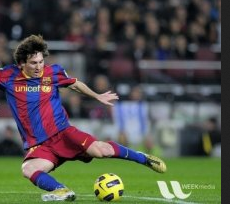
#> input picture Photos/messi.png, 230 x 204 px
$ python edges.py
#> lines starting #> are read from the running program, lines starting #| are printed output that depends on the picture; after the words box and inside, x2 and y2 are one past the last pixel; in counts of white or black regions, pixels touching at a corner belong together
# Gradients =! Edges
# Edge detection is an image-processing technique, which is used to identify the boundaries (edges) of objects, or regions within an image.
# Edges are characterized by sudden changes in pixel intensity. To detect edges, we need to go looking for such changes in the neighboring pixels.
# We are using gradient in canny edge detection (canny filter).
# Steps:
#   Noise Reduction -> Since edge detection is susceptible to noise in the image, first step is to remove the noise in the image with a 5x5 Gaussian filter.
#   Finding Intensity Gradient of the Image (finding edge gradient and direction for each pixel) with with a Sobel kernel Size
#   Non-maximum Suppression
#   Hysteresis Thresholding

import cv2 as cv

img = cv.imread('Photos/messi.png', 0)
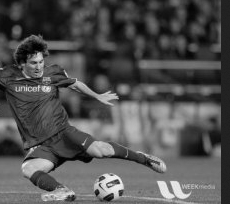
#> img: shape (204, 230); min 0, max 246, mean 81.7
edges = cv.Canny(img, 100, 200)
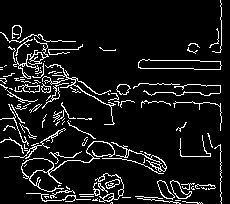
#> edges: shape (204, 230); 9% white in thin lines or dots
cv.imshow("Edge", edges)
cv.waitKey(0)

$ run again, with Photos/coins.png copied over Photos/messi.png
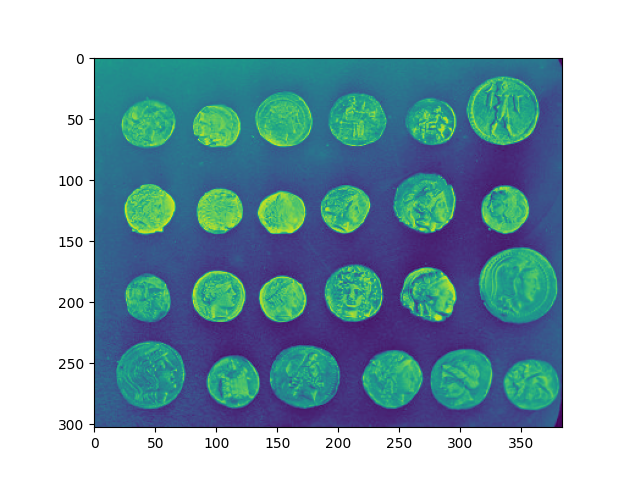
#> input picture Photos/coins.png, 640 x 480 px
#> `img = cv.imread('Photos/messi.png', 0)`:
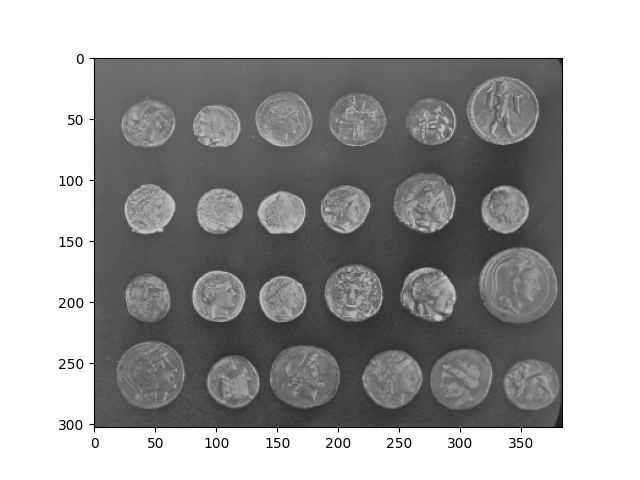
#> img: shape (480, 640); min 0, max 255, mean 164.2
#> `edges = cv.Canny(img, 100, 200)`:
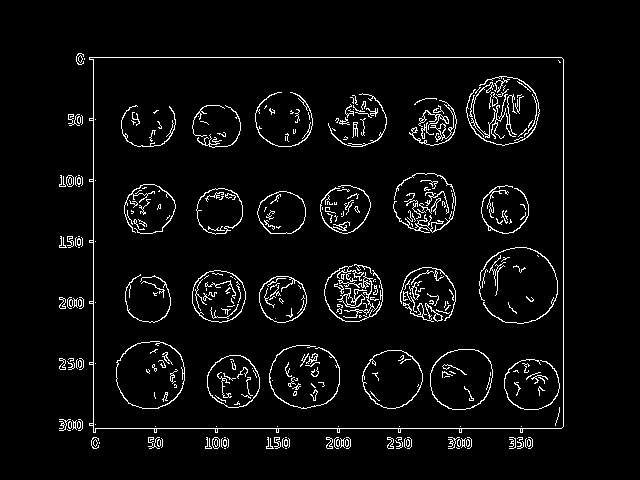
#> edges: shape (480, 640); 4.6% white in thin lines or dots, all inside (x1, y1, x2, y2) = (59, 53, 564, 449)

$ run again, with Photos/color.jpg saved as Photos/messi.png
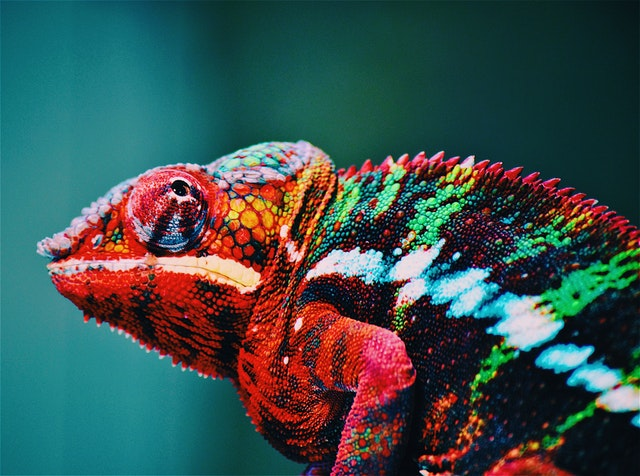
#> input picture Photos/color.jpg, 640 x 476 px
#> `img = cv.imread('Photos/messi.png', 0)`:
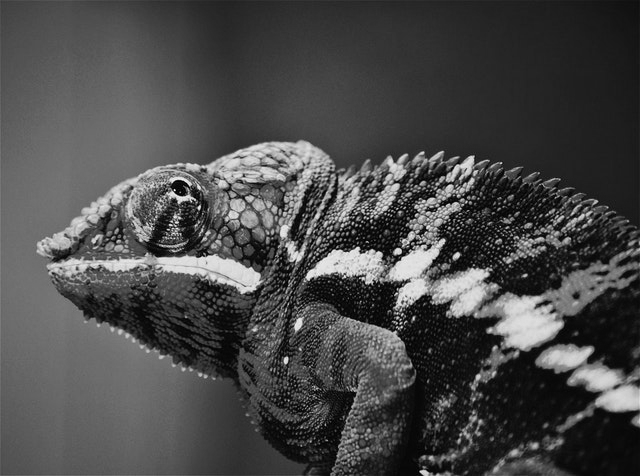
#> img: shape (476, 640); min 0, max 247, mean 73
#> `edges = cv.Canny(img, 100, 200)`:
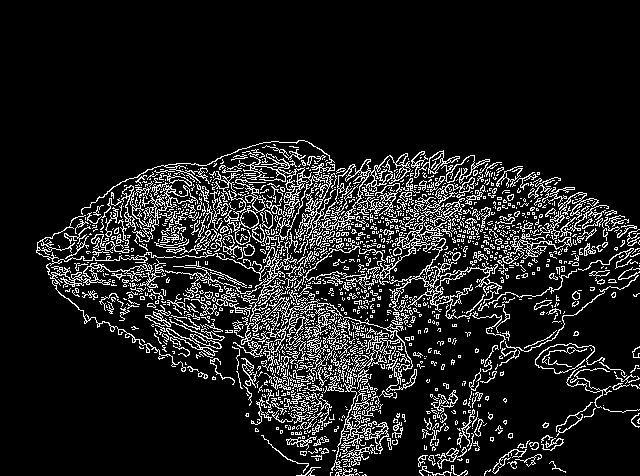
#> edges: shape (476, 640); 11.9% white in thin lines or dots, all inside (x1, y1, x2, y2) = (36, 140, 640, 476)
